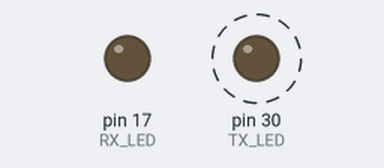
Simulated run of this sketch. Board: Arduino Mega 2560, built with avr-gcc and run on an emulated ATmega2560. Shown: output pins drawn as LEDs (lit = HIGH). Dashed ring = blinking.

Above: at 0.5 s.
Timing chart, 0 to 4.6 s (numbered marks = the images above):
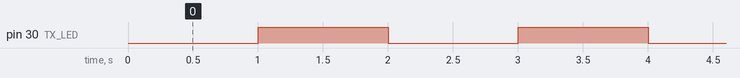

Measured:
- by itself, pin 30 (TX_LED): alternates HIGH for 1.0 s and LOW for 1.0 s

The sketch:

Boot-BootLoader-v1.0.ino
```cpp
/**
 * 【PGM】
 * ブートローダー起動用左右ライト交互点灯
 * 【実行手順】
 * 書込中にケーブルを引き抜くなどした場合に使用
 * RSTとGRDを通電させながらこのスケッチを書き込む
 * 【配布元】
 * https://github.com/Syumiru/Arduino-Leonardo
 * 【開発者】
 * Syumiru(https://twitter.com/PokeSyumiru)
 * 【免責事項】
 * PGMの利用によって生じた何らかのトラブル・損失・損害等の一切の責任を負いかねますのでご了承ください。
 * PGMを利用する場合は、自己責任で行う必要があります。
 * 【利用規定】
 * 当サイトのPGMは以下の場合、ご利用をお断りします。
 * 1.公序良俗に反する目的での利用
 * 2.イメージを損なうような攻撃的・差別的・性的・過激な利用
 * 3.反社会的勢力や違法行為に関わる利用
 * 4.PGM自体やPGMがインストールされた物品をコンテンツ・商品として再配布・販売
 * 5.その他著作者が不適切と判断した場合
 * また、加工の有無、または加工の多少で著作権の譲渡や移動はありません。
 */
#define TX_LED 30
#define RX_LED 17

void setup() {
  pinMode(TX_LED, OUTPUT);
  pinMode(RX_LED, OUTPUT);
}

void loop() {
  digitalWrite(TX_LED, LOW);
  delay(1000);
  digitalWrite(TX_LED, HIGH);
  delay(1000);
}
```
